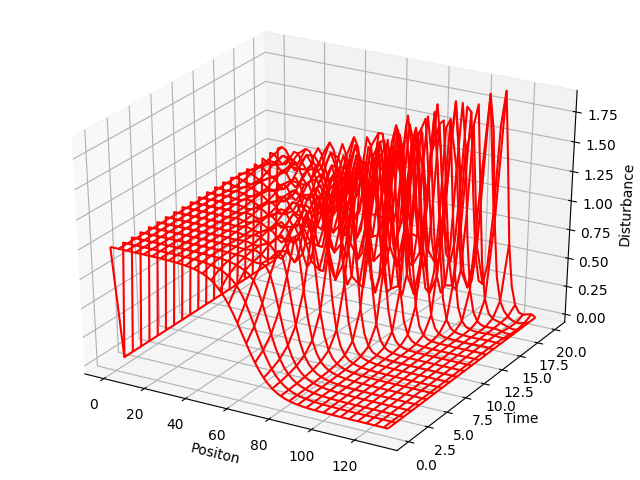

Here is the Python script that generated this plot:
from vpython import *
import matplotlib.pylab as p
from mpl_toolkits.mplot3d import Axes3D
from numpy import *

ds = 0.4
dt = 0.1
max = 2000
mu = 0.1
eps = 0.2
mx = 131
u = zeros((mx, 3), float)
spl = zeros((mx, 21), float)
m = 1

for i in range(0, 131):  # Initial wave
    u[i, 0] = 0.5 * (1 - ((math.exp(2 * (0.2 * ds * i - 5.)) - 1) /
                          (math.exp(2 * (0.2 * ds * i - 5.)) + 1)))
u[0, 1] = 1.
u[0, 2] = 1.
u[130, 1] = 0.
u[130, 2] = 0.  # Ends

for i in range(0, 131, 2):
    spl[i, 0] = u[i, 0]
fac = mu * dt / (ds ** 3)
print("Working. Please hold breath and wait while I count to 20")
for i in range(1, mx - 1):  # First time step
    a1 = eps * dt * (u[i + 1, 0] + u[i, 0] + u[i - 1, 0]) / (ds * 6.)
    if i > 1 and i < 129:
        a2 = u[i + 2, 0] + 2. * u[i - 1, 0] - 2. * u[i + 1, 0] - u[i - 2, 0]
    else:
        a2 = u[i - 1, 0] - u[i + 1, 0]
    a3 = u[i + 1, 0] - u[i - 1, 0]
    u[i, 1] = u[i, 0] - a1 * a3 - fac * a2 / 3.
for j in range(1, max + 1):  # Next time steps
    for i in range(1, mx - 2):
        a1 = eps * dt * (u[i + 1, 1] + u[i, 1] + u[i - 1, 1]) / (3. * ds)
        if i > 1 and i < mx - 2:
            a2 = u[i + 2, 1] + 2. * u[i - 1, 1] - 2. * u[i + 1, 1] - u[i - 2, 1]
        else:
            a2 = u[i - 1, 1] - u[i + 1, 1]
        a3 = u[i + 1, 1] - u[i - 1, 1]
        u[i, 2] = u[i, 0] - a1 * a3 - 2. * fac * a2 / 3.
    if j % 100 == 0:  # Plot every 100 time steps
        for i in range(1, mx - 2): spl[i, m] = u[i, 2]
        print(m)
        m = m + 1
    for k in range(0, mx):  # Recycle array saves memory
        u[k, 0] = u[k, 1]
        u[k, 1] = u[k, 2]

x = list(range(0, mx, 2))  # Plot every other point
y = list(range(0, 21))  # Plot 21 lines every 100 t steps
X, Y = p.meshgrid(x, y)


def functz(spl):
    z = spl[X, Y]
    return z


fig = p.figure()  # create figure
ax = Axes3D(fig)  # plot axes
ax.plot_wireframe(X, Y, spl[X, Y], color='r')  # red wireframe
ax.set_xlabel('Positon')  # label axes
ax.set_ylabel('Time')
ax.set_zlabel('Disturbance')
p.show()  # Show figure, close Python shell
print("That's all folks!")
